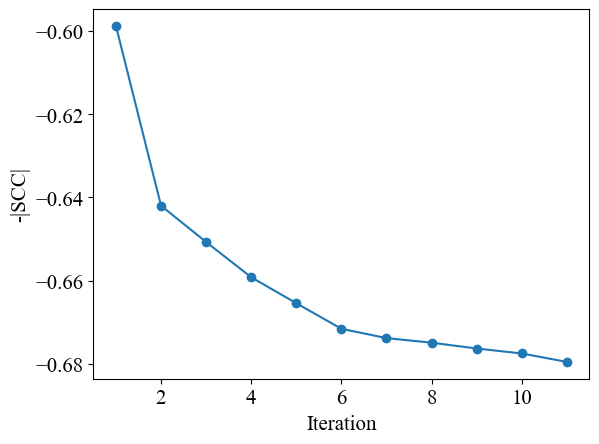

Write the Python code that produced this figure.
import pandas as pd
import numpy as np
import matplotlib.pyplot as plt
import pickle
plt.rc('font',family='Times New Roman',size=15)

with open('his_result.pkl', 'rb') as f:  # 二进制读取
    his_result = pickle.load(f)

energy = []
for i in range(len(his_result)):
    energy.append(his_result[i].population_energies)
#print(energy)
energy = np.array(energy)
num = energy.shape[0]
print(energy.shape)
x = np.linspace(1,num,num)
mean = np.mean(energy,axis=1)
minv = np.min(energy,axis=1)
print(mean)
print(minv)

plt.plot(x,mean,'-o')
plt.xlabel('Iteration')
plt.ylabel('-|SCC|')
#plt.plot(x,minv,'-o')

#for i in range(energy.shape[1]):
#    plt.plot(energy[:,i])
plt.savefig('opt.png',bbox_inches='tight',pad_inches=0.1)
